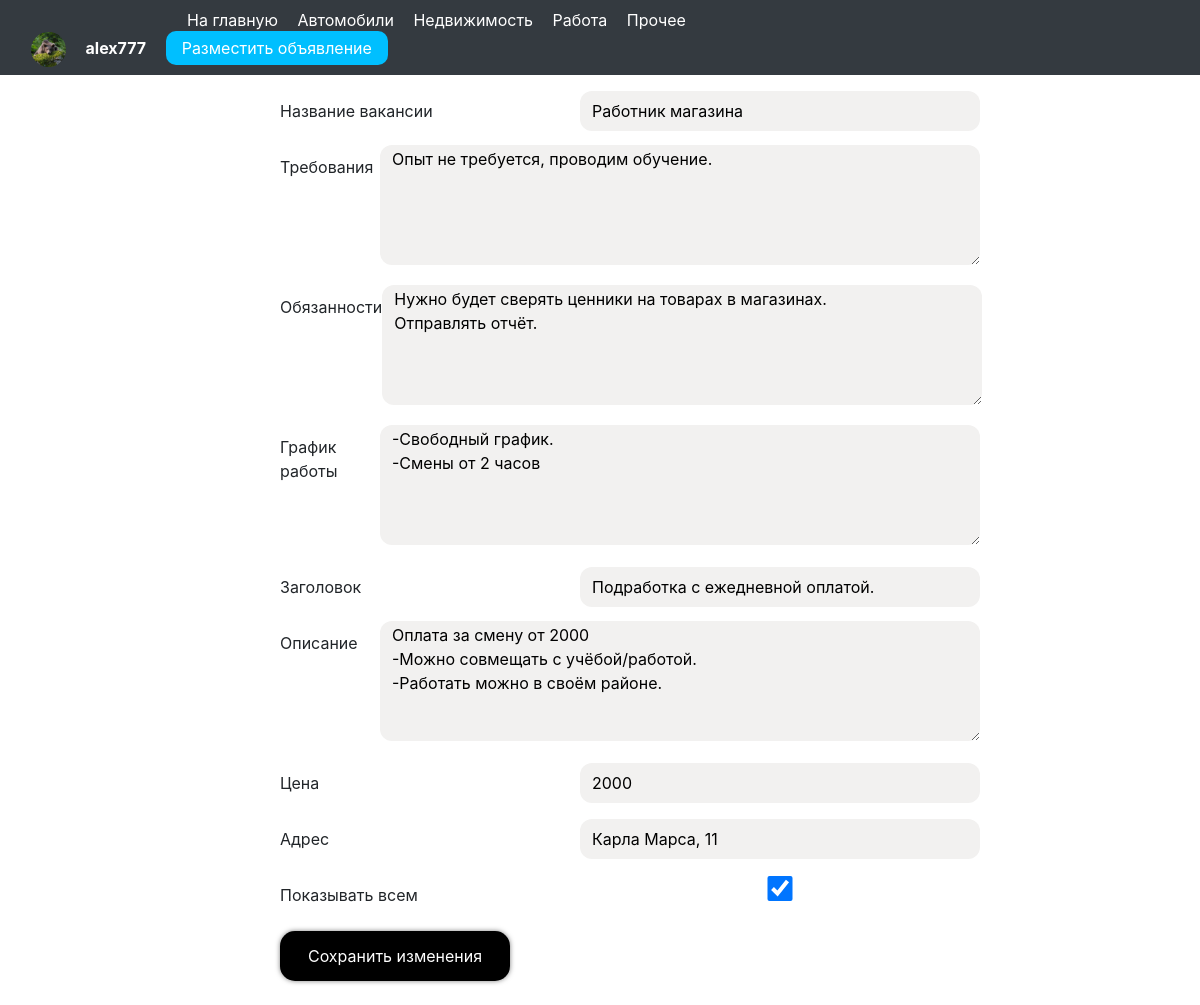
The app's page /edit_advert/12/ (signed in), older data.
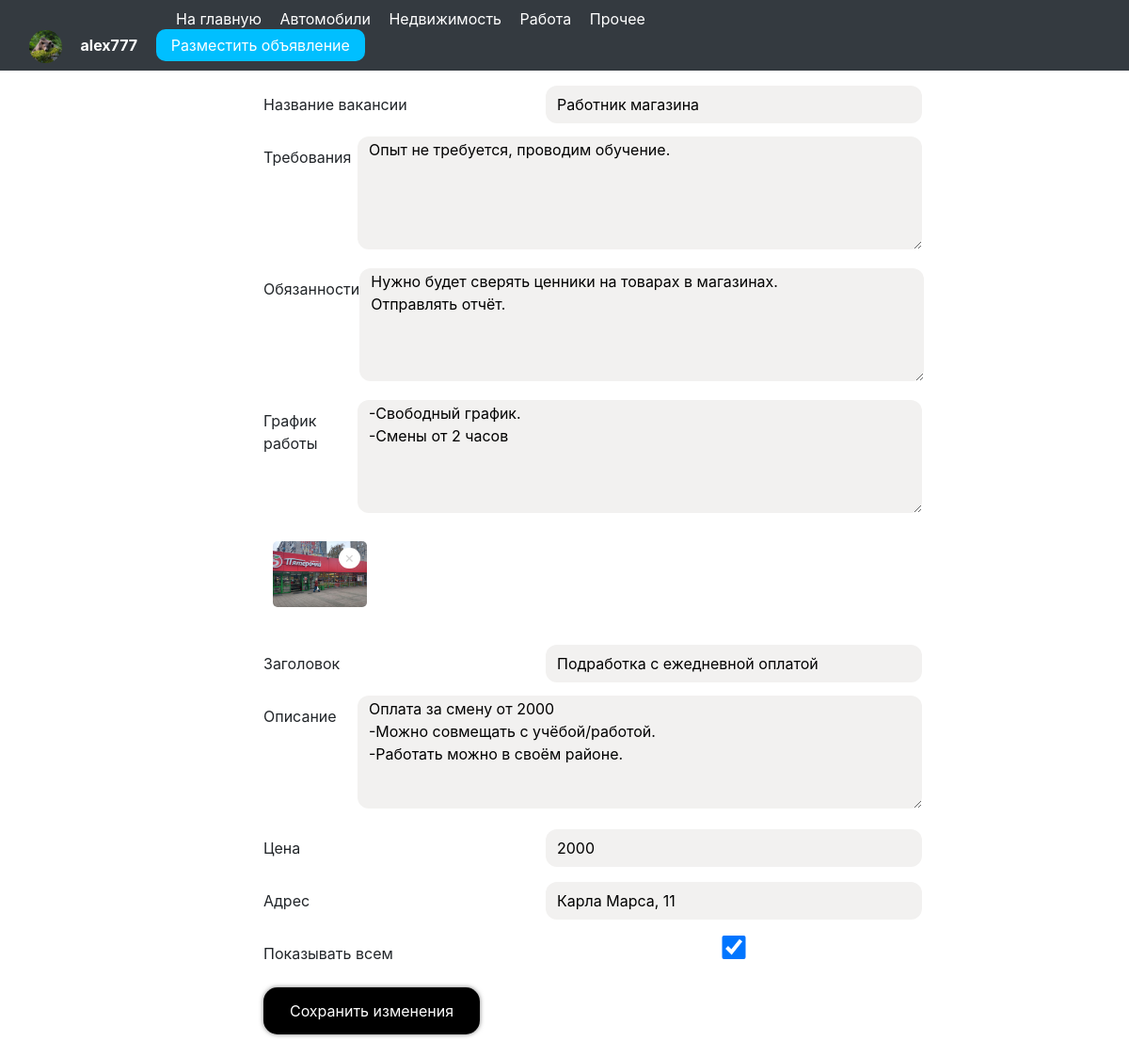
The same page, newer data.
### avidoapp/models.py (models this page shows, shortened)
class AdObjectModel(models.Model):
    car_make = models.CharField(max_length=256, verbose_name='Марка машины', null=True)
    car_model = models.CharField(max_length=256, verbose_name='Модель машины', null=True, blank=True)
    year_of_issue = models.IntegerField(verbose_name='Год выпуска', validators=[
        MaxValueValidator(2024),
        MinValueValidator(1950)
    ], default=2000, null=True, blank=True)
    color = models.CharField(max_length=256, verbose_name='Цвет', null=True, blank=True)
    body_type = models.CharField(max_length=256, verbose_name='Вид кузова', choices=(
        ('Седан', 'Седан'),
        ('Хэтчбек', 'Хэтчбек'),
        ('Пикап', 'Пикап'),
        ('Лимузин', 'Лимузин'),
        ('Универсал', 'Универсал'),
        ('Минивэн', 'Минивэн'),
        ('Купе', 'Купе'),
        ('Кабриолет', 'Кабриолет')
    ), null=True, blank=True)
    fuel_type = models.CharField(max_length=256, verbose_name='Вид топлива', choices=(
        ('Бензин', 'Бензин'),
        ('Дизель', 'Дизель'),
        ('Пропан', 'Пропан'),
        ('Электричество', 'Электричество')
    ), null=True, blank=True)
    mileage = models.IntegerField(verbose_name='Пробег', null=True, blank=True)
    property_type = models.CharField(max_length=256, verbose_name='Тип недвижимости', choices=(
        ('Квартира', 'Квартира'),
        ('Дом', 'Дом'),
        ('Прочее', 'Прочее')
    ), null=True)
    area = models.IntegerField(verbose_name='Площадь', null=True, blank=True)
    rooms = models.IntegerField(verbose_name='Количество комнат', null=True, blank=True)
    floors = models.IntegerField(verbose_name='Этаж/этажность', null=True, blank=True)
    state = models.CharField(max_length=256, verbose_name='Состояние', choices=(
        ('Первичное жилье', 'Первичное жилье'),
        ('Вторичное жилье', 'Вторичное жилье')
    ), null=True, blank=True)
    job_title = models.CharField(max_length=256, null=True, verbose_name='Название вакансии')
    requirements = models.TextField(null=True, blank=True, verbose_name='Требования')
    responsibilities = models.TextField(null=True, blank=True, verbose_name='Обязанности')
    schedule = models.TextField(null=True, blank=True, verbose_name='График работы')
    class Meta:
        verbose_name = 'Объект продажи'
        verbose_name_plural = 'Объекты продаж'

class AdvertModel(models.Model):
    author = models.ForeignKey(User, on_delete=models.CASCADE, verbose_name='Автор')
    ad_object = models.ForeignKey(AdObjectModel, on_delete=models.CASCADE, verbose_name='Объект продажи', null=True)
    title = models.CharField(max_length=256, verbose_name='Заголовок')
    description = models.TextField(verbose_name='Описание')
    price = models.IntegerField(verbose_name='Цена')
    address = models.CharField(max_length=256, verbose_name='Адрес')
    publication_date = models.DateTimeField(default=timezone.now, verbose_name='Дата публикации')
    is_displayed = models.BooleanField(default=True, verbose_name='Отображать?')
    class Meta:
        verbose_name = 'Объявление'
        verbose_name_plural = 'Объявления'

class ImageModel(models.Model):
    image = models.ImageField(upload_to='images', verbose_name='Фотография', blank=True)
    advert = models.ForeignKey(AdvertModel, on_delete=models.CASCADE, verbose_name='Объявление')
    class Meta:
        verbose_name = 'Фотография'
        verbose_name_plural = 'Фотографии'

### avidoapp/views.py (the view, shortened to what this page needs)
# urls.py: path('edit_advert/<int:id>/', edit_advert_view, name='edit_advert'),
def edit_advert_view(request, id):
    is_edit = True
    advert = AdvertModel.objects.get(id=id)
    images = ImageModel.objects.filter(advert=advert)
    form = None
    if advert.ad_object is None:
        form = None
    elif advert.ad_object.car_make:
        form = CarForm
    elif advert.ad_object.property_type:
        form = HouseForm
    elif advert.ad_object.job_title:
        form = JobForm
    form1 = form(instance=advert.ad_object) if advert.ad_object else None
    form2 = AdvertForm(instance=advert)
    form3 = ImageForm()
    return render(request, "create_advert.html", {
        "form1": form1,
        'form2': form2,
        'form3': form3,
        'images': images,
        'is_edit': is_edit
    })

### avidoapp/forms.py
class JobForm(forms.ModelForm):
    class Meta:
        model = AdObjectModel
        fields = ('job_title', 'requirements', 'responsibilities', 'schedule')

class AdvertForm(forms.ModelForm):
    class Meta:
        model = AdvertModel
        fields = ('title', 'description', 'price', 'address', 'is_displayed')
        labels = {'is_displayed': 'Показывать всем'}

### avidoapp/templates/create_advert.html (shortened to what this page needs)
{% extends 'base.html' %}
{% block content %}
<div class="edit-profile">
    <div class="form-b">
        <form method="post" enctype="multipart/form-data">
            {% for field in form1 %}
                <div class="inputs">
                    <span>{{ field.label }}</span><span>{{ field }}</span>
                </div><br>
            {% endfor %}
            {% if images %}
            <div class="images-a">
                {% for image in images %}
                    <div class="images-a-div"><div class="images-a-div-a"><img src="{{ image.image.url }}"></div><a href="{% url 'delete_image' image.id %}"><span class="images-a-span">×</span></a></div>
                {% endfor %}
            </div><br>
            {% endif %}
            {% for field in form2 %}
                <div class="inputs">
                    <span>{{ field.label }}</span><span>{{ field }}</span>
                </div><br>
            {% endfor %}
            {% if is_edit %}
            <button>Сохранить изменения</button>
            {% else %}
            <button>Разместить</button>
            {% endif %}
        </form><br>
    </div>
</div>
{% endblock %}

Row changes from the older to the newer data that the page shows:
added ImageModel: image (picture)
changed AdvertModel "Карла Марса, 11": title "Подработка с ежедневной оплатой." → "Подработка с ежедневной оплатой"
